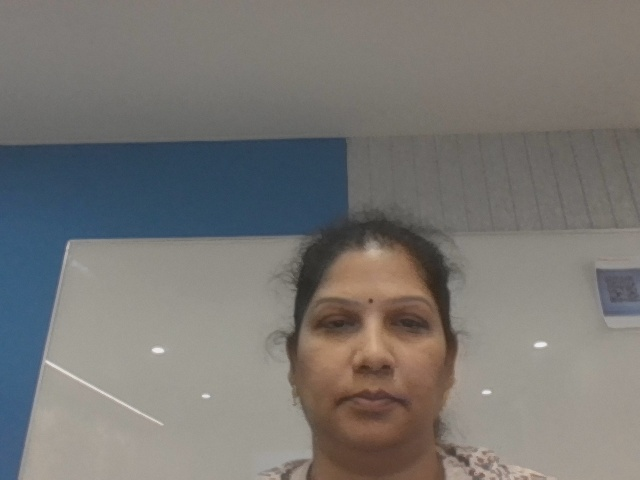
#> input picture Day 18/motion_20260819_112021.jpg, 640 x 480 px, given in place of the camera
$ jupyter execute '5.Contours detection - Real time web.ipynb'
#> lines starting #> are read from the running program, lines starting #| are printed output that depends on the picture; after the words box and inside, x2 and y2 are one past the last pixel; in counts of white or black regions, pixels touching at a corner belong together
[cell 1]
# motion contours

import cv2
cap = cv2.VideoCapture(0)

while True:
    ret, frame = cap.read()
#> frame is the input picture: shape (480, 640, 3); mean B, G, R 115.1, 118.4, 120.8
    if not ret:
        break
    gray = cv2.cvtColor(frame, cv2.COLOR_BGR2GRAY)
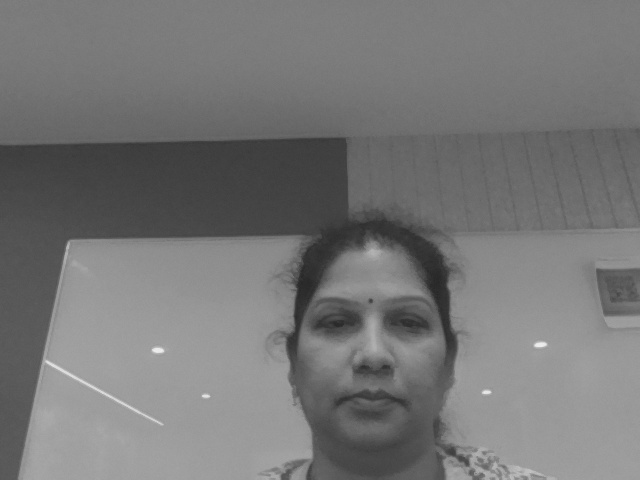
#> gray: shape (480, 640); min 38, max 238, mean 118.8
    _, mask = cv2.threshold(gray, 120,255,cv2.THRESH_BINARY)
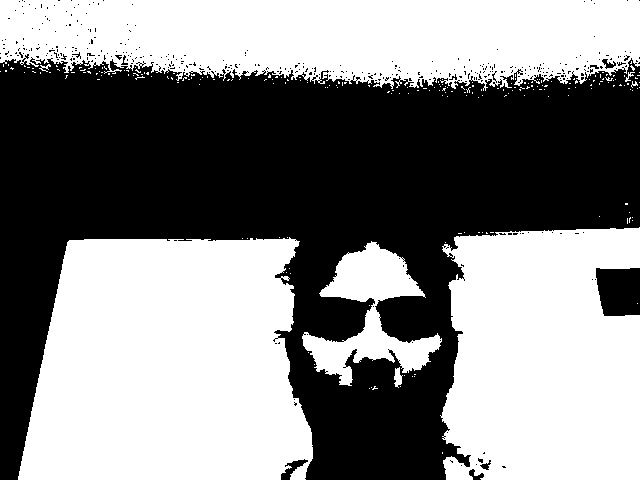
#> mask: shape (480, 640); 52.3% white; 376 black regions (368 under 20 px)
    contours, _  = cv2.findContours(mask, cv2.RETR_EXTERNAL, cv2.CHAIN_APPROX_SIMPLE)
#> contours = 218 contours, 213 with area under 20; largest, box (x1, y1, x2, y2) and area: (18, 237, 313, 480) 60180, (0, 0, 640, 91) 46610, (440, 227, 640, 480) 44243, (302, 241, 442, 386) 7426, (394, 367, 403, 388) 88
    for c in contours:
        if cv2.contourArea(c)>500:
            cv2.drawContours(frame, [c], -1, (255,0,0),2)
#> this loop made 218 passes
#> c on passes 1 to 3: [[442, 452], [442, 453]], [[369, 388]], [[371, 387]]
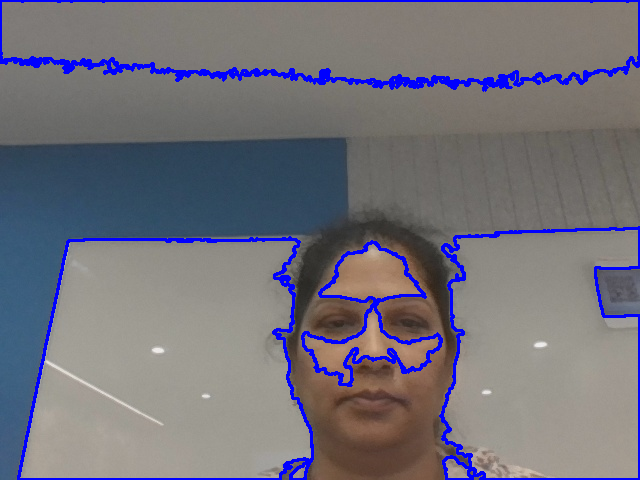
#> frame: shape (480, 640, 3); 5.14% of pixels changed, all inside (x1, y1, x2, y2) = (0, 0, 640, 480)
    cv2.imshow("Contours", frame)
    cv2.imshow("mask", mask)

    if cv2.waitKey(1)&0xFF ==27:
#> (key Esc is pressed here)
        break
cap.release()
cv2.destroyAllWindows()

[cell 2]
# Area filtering
import cv2
cap = cv2.VideoCapture(0)

while True:
    ret, frame = cap.read()
    if not ret:
        break
    gray = cv2.cvtColor(frame, cv2.COLOR_BGR2GRAY)
    gray = cv2.GaussianBlur(gray, (7,7), 0)
    _, mask = cv2.threshold(gray, 120,255,cv2.THRESH_BINARY)
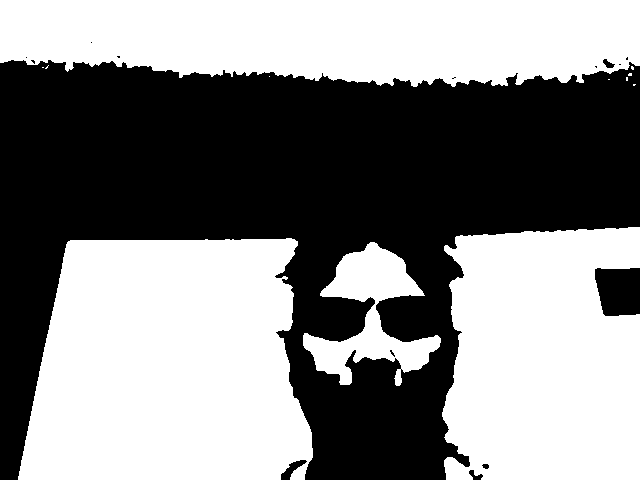
#> mask: shape (480, 640); 52.3% white; 15 black regions (9 under 20 px)
    contours, _  = cv2.findContours(mask, cv2.RETR_EXTERNAL, cv2.CHAIN_APPROX_SIMPLE)
#> contours = 12 contours, 8 with area under 20; largest, box (x1, y1, x2, y2) and area: (18, 238, 313, 480) 60160, (0, 0, 640, 87) 46838, (442, 227, 640, 480) 44152, (303, 242, 441, 386) 7512
    for c in contours:
        area = cv2.contourArea(c)
        if 1000 < area < 100000:
            x,y,w,h = cv2.boundingRect(c)
            cv2.rectangle(frame, (x, y), (x+w,y+h), (0,0,255),2)
            cv2.putText(frame,f"{int(area)}",(x,y-5),cv2.FONT_HERSHEY_SIMPLEX,.5,(0, 255, 0), 2)
#> this loop made 12 passes
#> (area, x, y, w, h) on passes 1, 2, 3, 12: (7512, 303, 242, 138, 144), (60160.5, 18, 238, 295, 242), (44152, 442, 227, 198, 253), (46838, 0, 0, 640, 87)
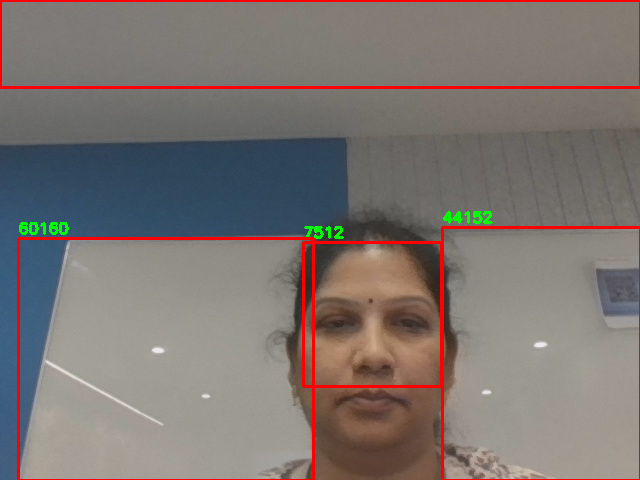
#> frame: shape (480, 640, 3); 3.34% of pixels changed, all inside (x1, y1, x2, y2) = (0, 0, 640, 480)
    cv2.imshow("Filtered Contour", frame)
    cv2.imshow("mask", mask)

    if cv2.waitKey(1)&0xFF ==27:
#> (key Esc is pressed here)
        break
cap.release()
cv2.destroyAllWindows()

[cell 3]
# count sepa => dark and light region and then count

import cv2
cap = cv2.VideoCapture(0)

while True:
    ret, frame = cap.read()
    if not ret:
        break
    gray = cv2.cvtColor(frame, cv2.COLOR_BGR2GRAY)
    _, mask = cv2.threshold(gray, 120,255,cv2.THRESH_BINARY)
    kernel = cv2.getStructuringElement(cv2.MORPH_ELLIPSE, (5,5))
#> kernel = [[0, 0, 1, 0, 0], [1, 1, 1, 1, 1], [1, 1, 1, 1, 1], [1, 1, 1, 1, 1], [0, 0, 1, 0, 0]]
    mask = cv2.morphologyEx(mask, cv2.MORPH_OPEN, kernel)
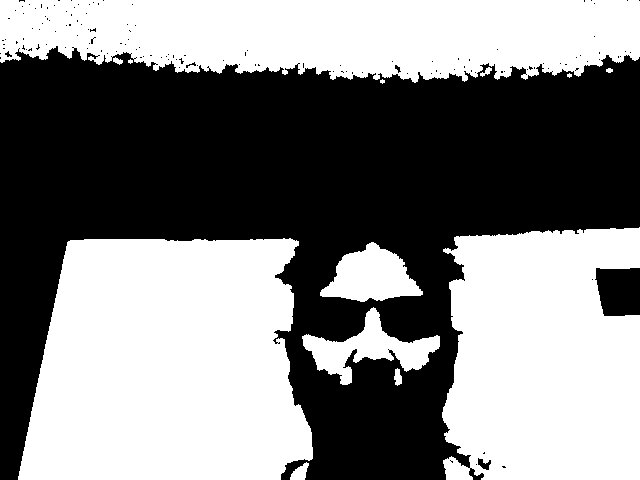
#> mask: shape (480, 640); 50.9% white; 139 black regions (133 under 20 px)
    contours, _  = cv2.findContours(mask, cv2.RETR_EXTERNAL, cv2.CHAIN_APPROX_SIMPLE)
#> contours = 13 contours, 4 with area under 20; largest, box (x1, y1, x2, y2) and area: (18, 238, 313, 480) 59848, (442, 227, 640, 480) 43961, (0, 0, 640, 83) 42784, (302, 307, 440, 385) 3676, (320, 242, 423, 302) 3552
    count = 0
    for c in contours:
        if cv2.contourArea(c)>800:
            count +=1
            x,y,w,h = cv2.boundingRect(c)
            cv2.rectangle(frame, (x, y), (x+w,y+h), (0,0,255),2)
#> this loop made 13 passes
#> (x, y, w, h) on passes 3, 4, 5, 6, 13: (302, 307, 138, 78), (320, 242, 103, 60), (18, 238, 295, 242), (442, 227, 198, 253), (0, 0, 640, 83)
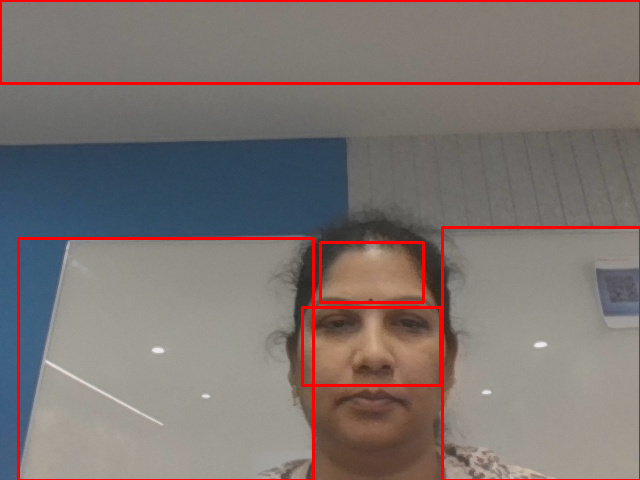
#> frame: shape (480, 640, 3); 3.26% of pixels changed, all inside (x1, y1, x2, y2) = (0, 0, 640, 480)
#> after the loop, count = 5
    cv2.putText(frame,f"objects: {int(count)}",(20,40),cv2.FONT_HERSHEY_SIMPLEX,.5,(0, 255, 0), 2)
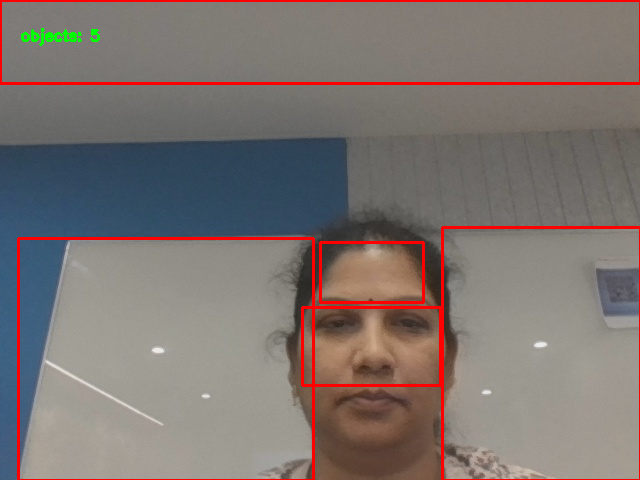
#> frame: shape (480, 640, 3); 0.18% of pixels changed, all inside (x1, y1, x2, y2) = (21, 28, 100, 46)
    cv2.imshow("Filtered Contour", frame)
    cv2.imshow("mask", mask)

    if cv2.waitKey(1)&0xFF ==27:
#> (key Esc is pressed here)
        break
cap.release()
cv2.destroyAllWindows()

$ run again, on Day 18/motion_20260819_112030.jpg
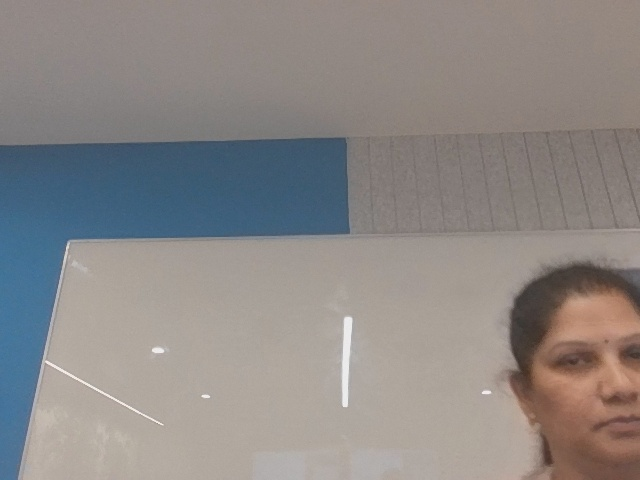
#> input picture Day 18/motion_20260819_112030.jpg, 640 x 480 px, given in place of the camera
#> frame is the input picture: shape (480, 640, 3); mean B, G, R 134.2, 136.3, 140.9
#> `_, mask = cv2.threshold(gray, 120,255,cv2.THRESH_BINARY)`:
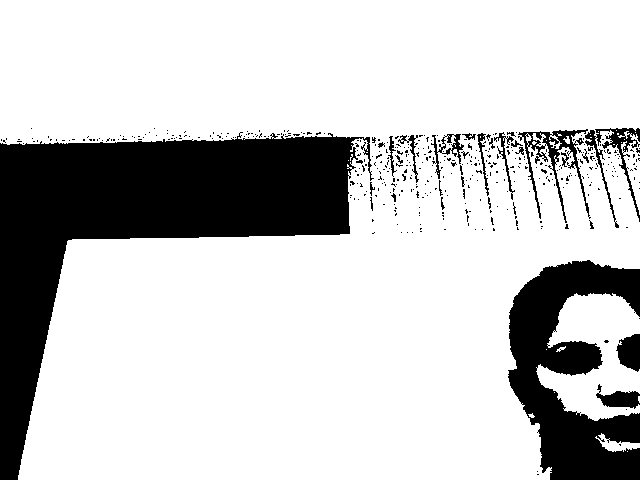
#> mask: shape (480, 640); 78.3% white; 441 black regions (412 under 20 px)
#> `contours, _  = cv2.findContours(mask, cv2.RETR_EXTERNAL, cv2.CHAIN_APP..`: contours = 20 contours, 16 with area under 20; largest, box (x1, y1, x2, y2) and area: (0, 0, 640, 480) 234866, (536, 293, 640, 421) 7174, (618, 131, 640, 215) 584, (595, 433, 640, 452) 300
#> the loop `for c in contours:` made 20 passes
#> c on passes 1, 5, 6, 9, 11, 12, 13, 14: [[627, 451]], [[554, 392]], [[546, 349]], [[348, 160]], [[366, 152], [367, 152]], [[613, 144], [614, 144]], [[621, 142]], [[624, 139]]
#> `contours, _  = cv2.findContours(mask, cv2.RETR_EXTERNAL, cv2.CHAIN_APP..`: contours = 6 contours, 3 with area under 20; largest, box (x1, y1, x2, y2) and area: (0, 0, 640, 480) 234802, (537, 294, 640, 420) 7141, (599, 434, 640, 451) 266
#> the loop `for c in contours:` made 6 passes
#> (area, x, y, w, h) on pass 3: (7141, 537, 294, 103, 126)
#> kernel = [[0, 0, 1, 0, 0], [1, 1, 1, 1, 1], [1, 1, 1, 1, 1], [1, 1, 1, 1, 1], [0, 0, 1, 0, 0]]
#> `contours, _  = cv2.findContours(mask, cv2.RETR_EXTERNAL, cv2.CHAIN_APP..`: contours = 19 contours, 10 with area under 20; largest, box (x1, y1, x2, y2) and area: (0, 0, 640, 480) 226610, (537, 293, 640, 421) 7060, (625, 157, 640, 208) 337, (602, 441, 640, 452) 228, (398, 143, 408, 152) 38
#> the loop `for c in contours:` made 19 passes
#> (count, x, y, w, h) on passes 3, 19: (1, 537, 293, 103, 128), (2, 0, 0, 640, 480)
#> after the loop `for c in contours:`: count = 2
#> `cv2.putText(frame,f"objects: {int(count)}",(20,40),cv2.FONT_HERSHEY_SI..`:
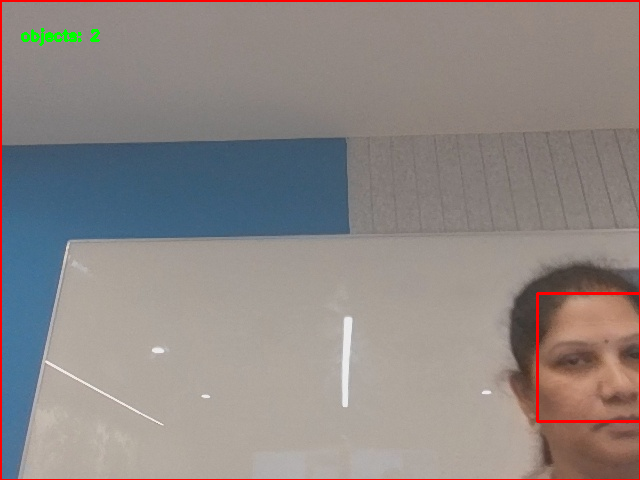
#> frame: shape (480, 640, 3); mean B, G, R 132.3, 134.8, 142.4
